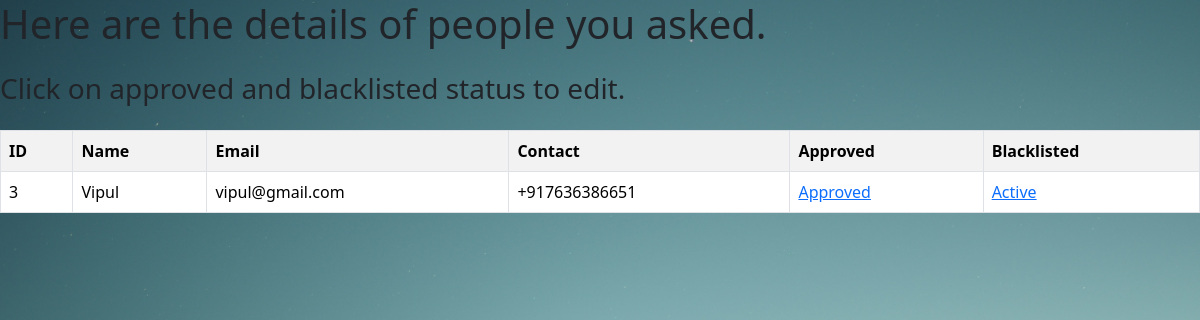
The page /view-staff (signed in) on the database as committed earlier.
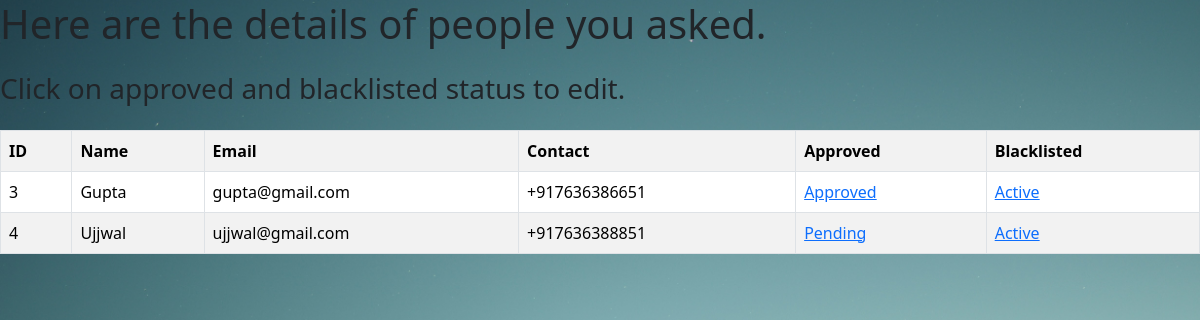
The same page on the database as committed later.
### models.py (models this page shows)
class User(db.Model):
    __tablename__="users"
    user_id=db.Column(db.Integer,primary_key=True)
    name=db.Column(db.String(100),nullable=False)
    email=db.Column(db.String(150),unique=True,nullable=False)
    password=db.Column(db.String(255),nullable=False)
    contact=db.Column(db.String(20),nullable=False)
    role=db.Column(db.String(50),nullable=False)
    approved=db.Column(db.Boolean,default=False)
    blacklisted=db.Column(db.Boolean,nullable=False,default=False)
    bookings=db.relationship("Booking",backref="user",lazy=True)
    assigned_treks=db.relationship("Trek",backref="staff",lazy=True,foreign_keys="Trek.assigned_staff_id")

### app.py (the view)
@app.route("/view-staff")
def viewstaff():
    if session.get("role")!="admin":
        return "You are not the Admin"
    staffs=User.query.filter_by(role="staff").all()
    return render_template("admin/view-users.html",users=staffs)

### templates/admin/view-users.html (shortened to what this page needs)
<!DOCTYPE html>
<html lang="en">
<head>
    <link href="https://cdn.jsdelivr.net/npm/bootstrap@5.3.8/dist/css/bootstrap.min.css" rel="stylesheet">
    <link href="../static/css/style.css" rel="stylesheet">
</head>
<body class="bg-mountains">
    <h1 class="mb-4">Here are the details of people you asked.</h1>
    <h3 class="mb-4">Click on approved and blacklisted status to edit.</h3>
    <table class="table table-striped table-hover table-bordered">
        <tr>
            <th>ID</th>
            <th>Name</th>
            <th>Email</th>
            <th>Contact</th>
            <th>Approved</th>
            <th>Blacklisted</th>
        </tr>
        {% for user in users %}
        <tr>
            <td>{{user.user_id}}</td>
            <td>{{user.name}}</td>
            <td>{{user.email}}</td>
            <td>{{user.contact}}</td>
            <td>
                <a href="/approvestatus/{{user.user_id}}">
                    {% if user.approved %}
                        Approved
                    {% else %}
                        Pending
                    {% endif %}
                </a>
            </td>
            <td>
                <a href="/blackliststatus/{{user.user_id}}">
                    {% if user.blacklisted %}
                        Blacklisted
                    {% else %}
                        Active
                    {% endif %}
                </a>
            </td>
        </tr>
        {% endfor %}
    </table>
</body>
</html>

Rows that differ between the two databases and show on the page:
changed User id 3: name "Vipul" → "Gupta"; email "vipul@gmail.com" → "gupta@gmail.com"
added User: user_id "4", name "Ujjwal", email "ujjwal@gmail.com", contact "+917636388851", approved "Pending", blacklisted "Active"
